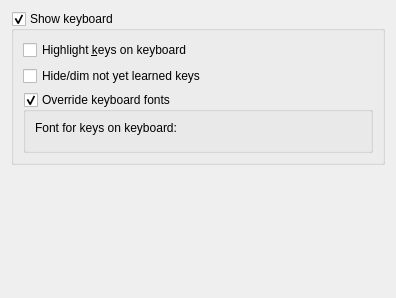
<ui version="4.0" >
 <class>KTouchPrefKeyboardPage</class>
 <widget class="QWidget" name="KTouchPrefKeyboardPage" >
  <property name="geometry" >
   <rect>
    <x>0</x>
    <y>0</y>
    <width>396</width>
    <height>298</height>
   </rect>
  </property>
  <property name="windowTitle" >
   <string>Keyboard Settings</string>
  </property>
  <layout class="QVBoxLayout" >
   <item>
    <widget class="QGroupBox" name="kcfg_ShowKeyboard" >
     <property name="title" >
      <string>Show keyboard</string>
     </property>
     <property name="checkable" >
      <bool>true</bool>
     </property>
     <layout class="QVBoxLayout" >
      <item>
       <widget class="QCheckBox" name="kcfg_ShowAnimation" >
        <property name="toolTip" >
         <string>Show on the keyboards the keys you have to type</string>
        </property>
        <property name="whatsThis" >
         <string>This highlights on the keyboard the key you have to type next. It is easier to type when this is checked.</string>
        </property>
        <property name="text" >
         <string>Highlight &amp;keys on keyboard</string>
        </property>
       </widget>
      </item>
      <item>
       <widget class="QCheckBox" name="kcfg_ShowLearnedKeysOnly" >
        <property name="text" >
         <string>Hide/dim not yet learned keys </string>
        </property>
       </widget>
      </item>
      <item>
       <widget class="QGroupBox" name="kcfg_OverrideKeyboardFont" >
        <property name="toolTip" >
         <string>If checked you can specify your own keyboard font instead of the predefined one of the keyboard layout.</string>
        </property>
        <property name="whatsThis" >
         <string>Every keyboard layout may specify its own font. If the predefined font of a certain keyboard layout does not work or you would like to have your own, check this button. You may then choose your own font that will be used to draw the characters on the keys.</string>
        </property>
        <property name="title" >
         <string>Override keyboard fonts</string>
        </property>
        <property name="checkable" >
         <bool>true</bool>
        </property>
        <layout class="QGridLayout" >
         <property name="leftMargin" >
          <number>9</number>
         </property>
         <property name="topMargin" >
          <number>9</number>
         </property>
         <property name="rightMargin" >
          <number>9</number>
         </property>
         <property name="bottomMargin" >
          <number>9</number>
         </property>
         <property name="horizontalSpacing" >
          <number>6</number>
         </property>
         <property name="verticalSpacing" >
          <number>6</number>
         </property>
         <item row="0" column="0" >
          <widget class="QLabel" name="textLabel1" >
           <property name="text" >
            <string>Font for keys on keyboard:</string>
           </property>
          </widget>
         </item>
         <item row="1" column="0" >
          <widget class="KFontRequester" name="kcfg_KeyboardFont" >
           <property name="sizePolicy" >
            <sizepolicy vsizetype="Preferred" hsizetype="Expanding" >
             <horstretch>0</horstretch>
             <verstretch>0</verstretch>
            </sizepolicy>
           </property>
          </widget>
         </item>
        </layout>
       </widget>
      </item>
     </layout>
    </widget>
   </item>
   <item>
    <spacer>
     <property name="orientation" >
      <enum>Qt::Vertical</enum>
     </property>
     <property name="sizeHint" >
      <size>
       <width>20</width>
       <height>40</height>
      </size>
     </property>
    </spacer>
   </item>
  </layout>
 </widget>
  <customwidgets>
  <customwidget>
   <class>KFontRequester</class>
   <extends>QWidget</extends>
   <header>kfontrequester.h</header>
  </customwidget>
 </customwidgets>
 <includes>
  <include location="local" >kfontrequester.h</include>
 </includes>
 <resources/>
 <connections/>
</ui>
